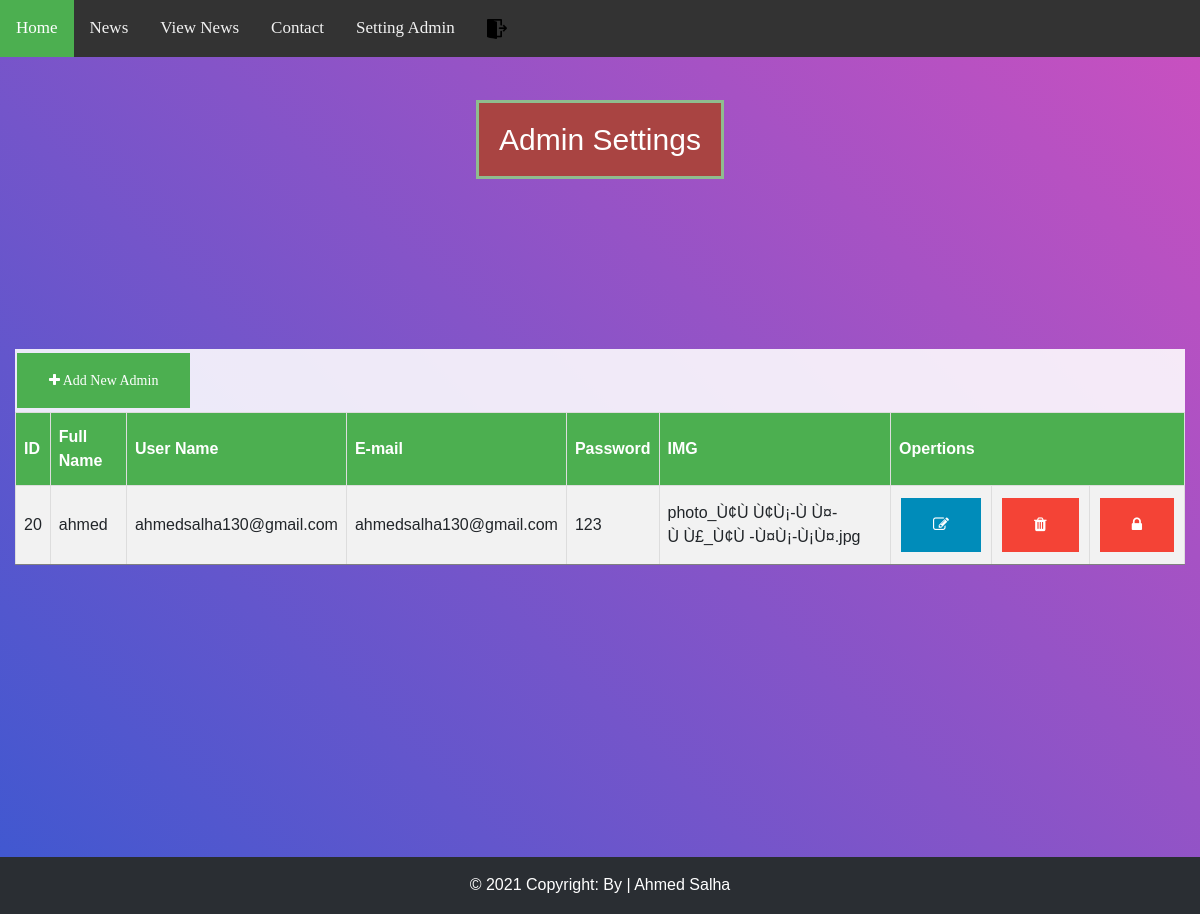
The page /Newsme/24-news/Login_v1/manger.php (signed in) on the database its author committed.
### tables this page shows
CREATE TABLE `users` (
  `id` int(11) NOT NULL,
  `fullname` varchar(255) DEFAULT NULL,
  `username` varchar(255) DEFAULT NULL,
  `email` varchar(255) DEFAULT NULL,
  `password` varchar(255) DEFAULT NULL,
  `img` varchar(255) DEFAULT NULL
);

### Newsme/24-news/Login_v1/manger.php (the view, shortened to what this page needs)
<?php
include '../Login_v1/login.php';
?>
<!DOCTYPE html>
<html>
<head>
  <link rel="stylesheet" href="https://cdnjs.cloudflare.com/ajax/libs/font-awesome/4.7.0/css/font-awesome.min.css">
  <link rel="stylesheet" type="text/css" href="vendor/bootstrap/css/bootstrap.min.css">
  <link rel="stylesheet" type="text/css" href="fonts/font-awesome-4.7.0/css/font-awesome.min.css">
  <link rel="stylesheet" type="text/css" href="vendor/animate/animate.css">
  <link rel="stylesheet" type="text/css" href="vendor/css-hamburgers/hamburgers.min.css">
  <link rel="stylesheet" type="text/css" href="vendor/select2/select2.min.css">
  <link rel="stylesheet" type="text/css" href="css/util.css">
  <link rel="stylesheet" type="text/css" href="css/main.css">
</head>
<body>
  <div class="topnav">
    <a class="active" href="homeAdmin.php">Home</a>
    <a href="../Login_v1/blog_new/blog_back.php">News</a>
    <a href="../blog.php" target="_blank">View News</a>
    <a href="./blog_new/contcat_back.php">Contact</a>
    <a href="../Login_v1/manger.php">Setting Admin</a>
    <form action="index.php" method="get"><a id="logout" href="logout.php"><img height="20" width="20" src="../Login_v1/images/logout.png"></a></form>
  </div>
  <div class="container-login100">
    <h2>Admin Settings</h2>
    <div style="background-color:#ffffffe0; width:100%;
       padding:0%;
      height:100%">
      <?php
      if (isset($_SESSION['query2'])) {
        $sql2 = "SELECT * FROM users ";
        $query = mysqli_query($conect, $sql2);
        echo "<table id ='customers' border ='1'>";
        echo "<tr>";
        echo "<th>" . "ID" . "</th>";
        echo "<th>" . "Full Name" . "</th>";
        echo "<th>" . "User Name" . "</th>";
        echo "<th>" . "E-mail" . "</th>";
        echo "<th>" . "Password" . "</th>";
        echo "<th>" . "IMG" . "</th>";
        echo "<th colspan='3'>" . "Opertions " . "</th>";
        echo "</tr>";
        echo "<button  class='button' id='button1'><a style='color:#FFF' href ='../Signup/index.php' > <i class='fa fa-plus'></i>          Add New Admin</a></button>";
        if (isset($_SESSION['email']) == $_SESSION['email']) {
          if ($query->num_rows > 0) {
            $rows = mysqli_num_rows($query);
            if ($rows > 0) {
              while ($row = mysqli_fetch_assoc($query)) {
                echo "<tr>";
                echo "<td>" . $row['id'] . "</td>";
                echo "<td>" . $row['fullname'] . "</td>";
                echo "<td>" . $row['username'] . "</td>";
                echo "<td>" . $row['email'] . "</td>";
                echo "<td>" . $row['password'] . "</td>";
                echo "<td>" . $row['img'] . "</td>";
                echo '<form action="update.php" method="GET">';
                echo "<td><button class='button'  id='button2' name=" . $row['id'] . "><i class='fa fa-edit'></button></td>";
                echo  '</form>';
                echo '<form action="delete.php" method="GET">';
                echo "<td><button class='button' id='button3'name =" . $row['id'] . "><i class='fa fa-trash'></i></button></td>";
                echo  '</form>';
                echo '<form action="changepass.php" method="GET">';
                echo "<td><button class='button' id='button3'name =" . $row['id'] . "> <i class='fa fa-lock'></button></td>";
                echo  '</form>';
              }
            }
          } else {
            header("location:index.php");
          }
        }
        echo "</table>";
      } else {
        header("location:index.php");
      }
      ?>
    </div>
  </div>
  <footer class="bg-dark text-center text-white">
    <div class="text-center p-3" style="background-color: rgba(0, 0, 0, 0.2);">
      © 2021 Copyright: By | Ahmed Salha
    </div>
  </footer>
</body>
</html>

### Newsme/24-news/Login_v1/css/main.css (style rules this page uses)
* { margin: 0px; padding: 0px; box-sizing: border-box; }
body, html { height: 100%; font-family: Poppins-Regular, sans-serif; }
a { font-family: Poppins-Regular; font-size: 14px; line-height: 1.7; color: #666666; margin: 0px; transition: all 0.4s; -webkit-transition: all 0.4s; -o-transition: all 0.4s; -moz-transition: all 0.4s; }
h1,h2,h3,h4,h5,h6 { margin: 0px; }
button { outline: none !important; border: none; background: transparent; }
.container-login100 { width: 100%; min-height: 100vh; display: -webkit-box; display: -webkit-flex; display: -moz-box; display: -ms-flexbox; display: flex; flex-wrap: wrap; justify-content: center; align-items: center; padding: 15px; background: #9053c7; background: -webkit-linear-gradient(-135deg, #c850c0, #4158d0); background: -o-linear-gradient(-135deg, #c850c0, #4158d0); background: -moz-linear-gradient(-135deg, #c850c0, #4158d0); background: linear-gradient(-135deg, #c850c0, #4158d0); }

### Newsme/24-news/Login_v1/manger.php (style rules this page uses)
body { margin: 0; font-family: Arial, Helvetica, sans-serif; }
.topnav { overflow: hidden; background-color: #333; }
.topnav a { float: left; color: #f2f2f2; text-align: center; padding: 14px 16px; text-decoration: none; font-size: 17px; }
.topnav a.active { background-color: #4CAF50; color: white; }
.button { background-color: #4CAF50; border: none; color: white; padding: 15px 32px; text-align: center; text-decoration: none; display: inline-block; font-size: 16px; margin: 4px 2px; cursor: pointer; }
#button1 { background-color: #4CAF50; }
#button2 { background-color: #008CBA; }
#button3 { background-color: #f44336; }
#customers { font-family: Arial, Helvetica, sans-serif; border-collapse: collapse; width: 100%; }
#customers td, #customers th { border: 1px solid #ddd; padding: 8px; }
#customers tr:nth-child(even) { background-color: #f2f2f2; }
#customers th { padding-top: 12px; padding-bottom: 12px; text-align: left; background-color: #4CAF50; color: white; }
h2 { background-color: #A94442; font-size: 30px; font-weight: 500; color: #FFF; position: absolute; top: 100px; padding: 20px; border: 3px solid DarkSeaGreen; }

### rows shown on the page
users: id "20", fullname "ahmed", username "ahmedsalha130@gmail.com", email "ahmedsalha130@gmail.com", password "123", img "photo_Ù¢Ù Ù¢Ù¡-Ù Ù¤-Ù Ù£_Ù¢Ù -Ù¤Ù¡-Ù¡Ù¤.jpg"
